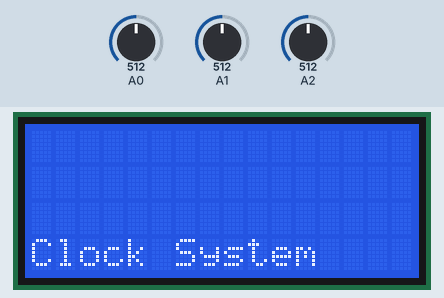
Bench run of a sketch on a simulated Arduino Uno, built with avr-gcc and run on an emulated ATmega328P. Shown: 16×4 character LCD. The test bench sets the inputs (shaded band); at power-on: A0 = 512, A1 = 512, A2 = 512. The local clock reads 2024-03-15 10:24:30 at power-on unless the sketch sets it; what the sketch prints to the serial monitor is not drawn.

Above: at 0.1 s.
At 1.1 s:
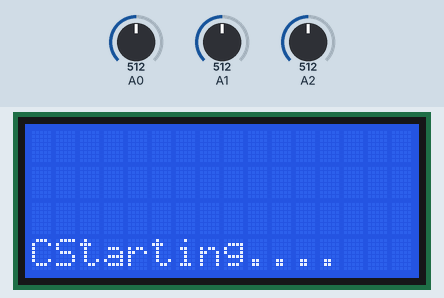
At 2.1 s:
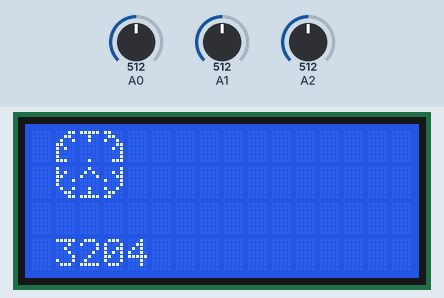
At 42.2 s:
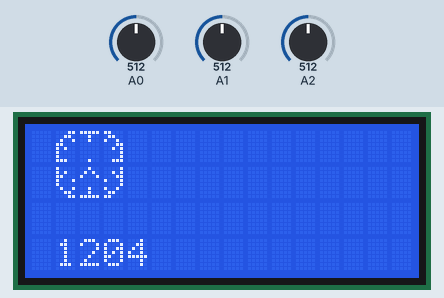
At 72.2 s:
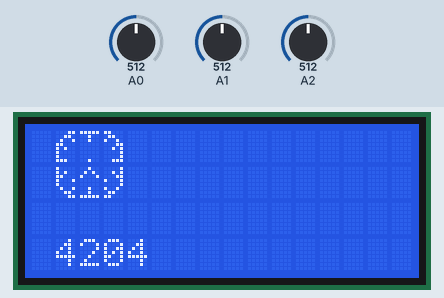
At 112.2 s:
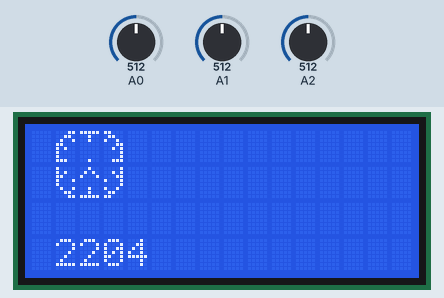

The sketch:

embedded_alarm.ino
```cpp
// CONNECTIONS:
// DS1302 CLK/SCLK --> 5
// DS1302 DAT/IO --> 4
// DS1302 RST/CE --> 2
// DS1302 VCC --> 3.3v - 5v
// DS1302 GND --> GND
// introducing all libraries
#include <ThreeWire.h>
#include <RtcDS1302.h>
#include <LiquidCrystal.h>
#include <SoftwareSerial.h>
SoftwareSerial myserial(0,1);
ThreeWire myWire(8,7,9); // IO, SCLK, CE
RtcDS1302<ThreeWire> Rtc(myWire);
//rtc date time variables
int a,b,c,d,e,f;
//slot hour and seconds variables
int h1,h2,h3,h4; int m1,m2,m3,m4;
//default time
int sh1=10,sm1=0,s1=0;int sh2=13,sm2=00,s2=00; int sh3=13,sm3=50,s3=00; int sh4=17,sm4=20,s4=00;
//string to store bluetooth data
String z;

LiquidCrystal lcd(12, 11, 5, 4, 3, 2); // RS, E, D4, D5, D6, D7

byte customChar[8] = {
  B00011,
  B00110,
  B01001,
  B11000,
  B10100,
  B10000,
  B10000,
  B11100
};
byte customChar1[8] = {
 B10000,
  B10100,
  B11000,
  B10001,
  B10000,
  B01001,
  B00110,
  B00011
};

byte customChar2[8] = {
  B00100,
  B01010,
  B10001,
  B00000,
  B00000,
  B00100,
  B00100,
  B11111
  };
byte customChar3[8] = {
  B11111,
  B00100,
  B00100,
  B00000,
  B00000,
  B00000,
  B00000,
  B00100};
byte customChar4[] = {
  B00001,
  B00101,
  B00011,
  B10001,
  B00001,
  B10010,
  B01100,
  B11000
};

byte customChar5[] = {
 B11000,
  B01100,
  B10010,
  B00011,
  B00101,
  B00001,
  B00001,
  B00111
};


void setup() {
  myserial.begin(9600);
  lcd.begin(16,4);
  lcd.setCursor(0,0);
  lcd.createChar(1,customChar);
  lcd.createChar(2,customChar1);
  lcd.createChar(3,customChar2);
  lcd.createChar(4,customChar3);
  lcd.createChar(5,customChar4);
  lcd.createChar(6,customChar5);
  pinMode(A0,INPUT);
  pinMode(A1,INPUT);
  pinMode(A2,INPUT);
  pinMode(2,INPUT_PULLUP);
  pinMode(3,INPUT_PULLUP);
  pinMode(4,INPUT_PULLUP);
  pinMode(5,OUTPUT);
  lcd.setCursor(0,4);
  lcd.print("Clock System");
  delay(1000);
  lcd.setCursor(1,4);
  lcd.print("Starting....");
  delay(1000);
  lcd.clear();
   Serial.begin(57600);

    Serial.print("compiled: ");
    Serial.print(__DATE__);
    Serial.println(__TIME__);

    Rtc.Begin();

    RtcDateTime compiled = RtcDateTime(__DATE__, __TIME__);
    printDateTime(compiled);
    Serial.println();

    if (!Rtc.IsDateTimeValid())
    {
        // Common Causes:
        //    1) first time you ran and the device wasn't running yet
        //    2) the battery on the device is low or even missing

        Serial.println("RTC lost confidence in the DateTime!");
        Rtc.SetDateTime(compiled);
    }

    if (Rtc.GetIsWriteProtected())
    {
        Serial.println("RTC was write protected, enabling writing now");
        Rtc.SetIsWriteProtected(false);
    }

    if (!Rtc.GetIsRunning())
    {
        Serial.println("RTC was not actively running, starting now");
        Rtc.SetIsRunning(true);
    }

    RtcDateTime now = Rtc.GetDateTime();
    if (now < compiled)
    {
        Serial.println("RTC is older than compile time!  (Updating DateTime)");
        Rtc.SetDateTime(compiled);
    }
    else if (now > compiled)
    {
        Serial.println("RTC is newer than compile time. (this is expected)");
    }
    else if (now == compiled)
    {
        Serial.println("RTC is the same as compile time! (not expected but all is fine)");
    }
}
void printDateTime(const RtcDateTime& dt)
{
    char datestring[20];

    snprintf_P(datestring,
            countof(datestring),
            PSTR("%02u/%02u/%04u %02u:%02u:%02u"),
            dt.Month(),
            dt.Day(),
            dt.Year(),
            dt.Hour(),
            dt.Minute(),
            dt.Second() );
    Serial.print(datestring);
    lcd.setCursor(1,4);
    lcd.print(dt.Day());
    lcd.setCursor(1,6);
    lcd.print("/");
    lcd.setCursor(1,7);
    lcd.print(dt.Month());
    lcd.setCursor(1,9);
    lcd.print("/");
    lcd.setCursor(1,10);
    lcd.print(dt.Year());

    lcd.setCursor(2,4);
    lcd.print(dt.Hour());
    lcd.setCursor(1,6);
    lcd.print(":");
    lcd.setCursor(1,7);
    lcd.print(dt.Minute());
    lcd.setCursor(1,9);
    lcd.print(":");
    lcd.setCursor(1,10);
    lcd.print(dt.Second());
 int count=0;
 int slot=map(analogRead(A0),0,1023,1,5);
 int Hr=map(analogRead(A1),0,1023,0,24);
 int Min=map(analogRead(A2),0,1023,0,59);
 int Home=digitalRead(2);
 int save=digitalRead(3);
 int reset=digitalRead(4);
 if(Home==0){ count=count+1;
  while(Home!=0){
  lcd.setCursor(4,3);
  lcd.print("Time Slot");

    switch(slot){
    case 1: lcd.setCursor(5,3);
            lcd.print("Time slot 1");h1=Hr, m1=Min;
           break;
    case 2: lcd.setCursor(5,3);
            lcd.print("Time slot 2");h2=Hr ,m2=Min;
           break;
    case 3: lcd.setCursor(5,3);
            lcd.print("Time slot 3");h3=Hr, m3=Min;
           break;
    case 4: lcd.setCursor(5,3);
            lcd.print("Time slot 4");h4=Hr ,m4=Min;
           break;
    case 5: lcd.setCursor(5,3);
            lcd.print("Default");sh1=10,sm1=0,s1=0,sh2=13,sm2=00,s2=00,sh3=13,sm3=50,s3=00,sh4=17,sm4=20,s4=00;
           break;
      }
 if(slot==1||slot==2||slot==3||slot==4){

    if(count==1){
            lcd.clear();
            lcd.setCursor(5,3);
            lcd.print(Hr);
            lcd.setCursor(5,6);
            lcd.print(":");
            lcd.setCursor(5,7);
            lcd.print(Min);

          }
      }
    if(count==2){
       lcd.clear();
       lcd.setCursor(4,3);
       lcd.print("Saving....");
       delay(500);
       lcd.clear();
       lcd.setCursor(4,3);
       lcd.print("Time slot saved");
       delay(500);
       lcd.clear();
        }
    }
  }

if((h1==dt.Hour()&&m1==dt.Minute()||h2==dt.Hour()&&m2==dt.Minute()||h3==dt.Hour()&&m3==dt.Minute()||h4==dt.Hour()&&m4==dt.Minute())&&dt.Second()==0){
    digitalWrite(5,HIGH); delay(4000);digitalWrite(5,LOW);
  }
else if(sh1==dt.Hour()&&sm1==dt.Minute()&&s1==dt.Second()||sh2==dt.Hour()&&sm2==dt.Minute()&&s2==dt.Second()||sh3==dt.Hour()&&sm3==dt.Minute()&&s3==dt.Second()||sh4==dt.Hour()&&sm4==dt.Minute()&&s4==dt.Second()){
     digitalWrite(5,HIGH); delay(4000);digitalWrite(5,LOW);
  }
}
#define countof(a) (sizeof(a) / sizeof(a[0]))

void loop() { lcd.setCursor(1,0);
lcd.write(1);
lcd.setCursor(1,1);
lcd.write(2);
lcd.setCursor(2,1);
lcd.write(3);
lcd.setCursor(2,0);
lcd.write(4);
lcd.setCursor(3,1);
lcd.write(5);
lcd.setCursor(3,0);
lcd.write(6);
 RtcDateTime now = Rtc.GetDateTime();

    printDateTime(now);
    Serial.println();

    if (!now.IsValid())
    {
        // Common Causes:
        //    1) the battery on the device is low or even missing and the power line was disconnected
        Serial.println("RTC lost confidence in the DateTime!");
    }

    delay(10000); // ten seconds


}
```

Measured:
- what the display in image 1 shows lasts 1.0 s, from 1.1 s to 2.1 s
- what the display in image 2 shows lasts 10.0 s, from 2.1 s to 12.1 s
